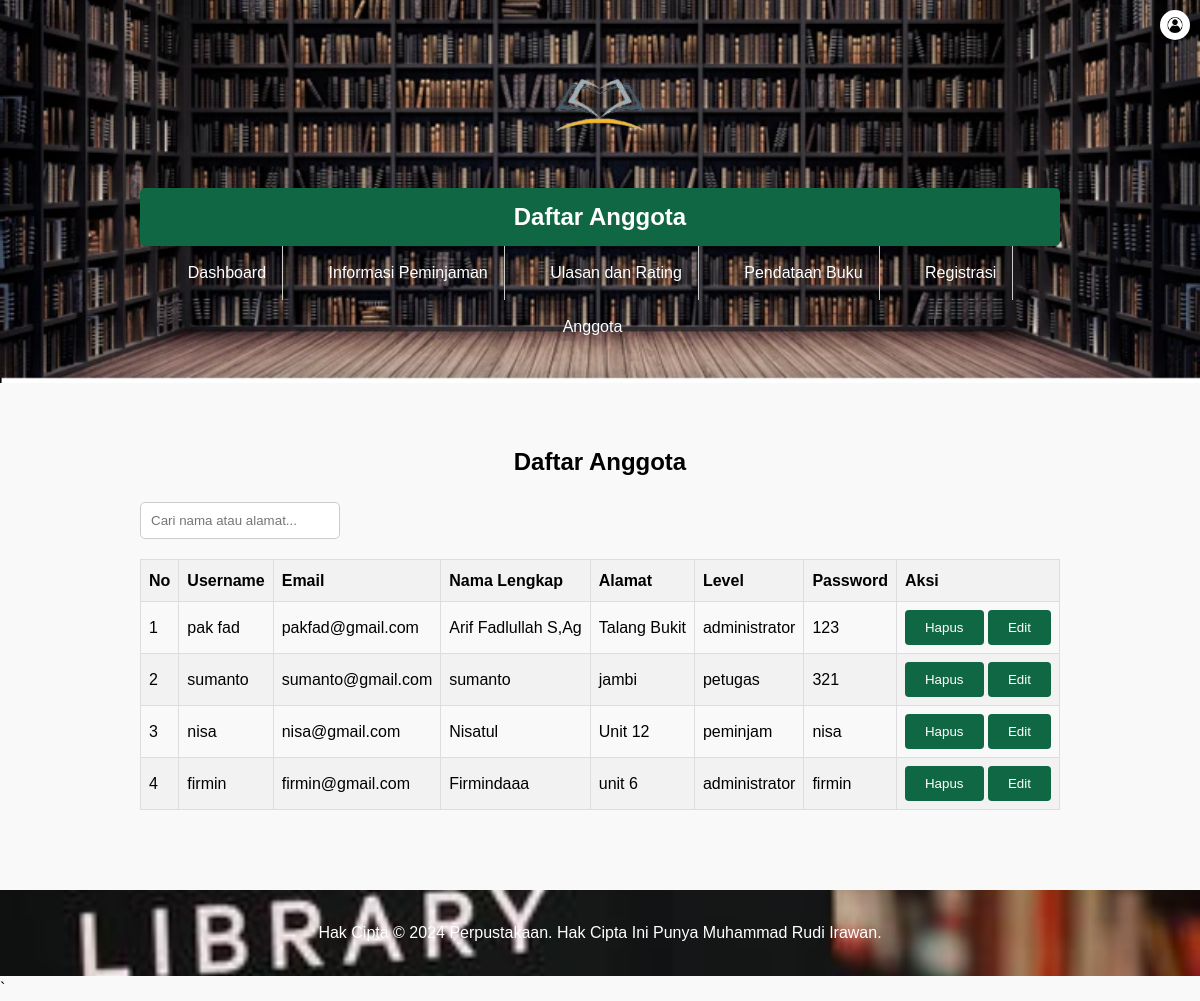
/anggota.php, run on the app's committed database.
### tables this page shows
CREATE TABLE `user` (
  `UserID` int(11) NOT NULL,
  `Username` varchar(255) NOT NULL,
  `Password` varchar(255) NOT NULL,
  `Email` varchar(255) NOT NULL,
  `NamaLengkap` varchar(255) NOT NULL,
  `Alamat` text NOT NULL,
  `level` enum('administrator','petugas','peminjam') NOT NULL
);

### anggota.php (the view, shortened to what this page needs)
<?php
include('koneksi.php');
$sql = "SELECT * FROM user";
$result = $conn->query($sql);
?>
<!DOCTYPE html>
<html lang="en">
<head>
    <link rel="stylesheet" href="style.css">
</head>
<body>
    <header class="header">
        <div class="container">
<img src="img/buku1.png" alt="image" class="book-img">
            <h1 class="logo">Daftar Anggota</h1>
            <nav class="navbar">
            <ul class="nav-menu">
                <li class="nav-item"><a href="index.php">Dashboard</a></li>
                <li class="nav-item"><a href="tampil_peminjaman.php">Informasi Peminjaman</a></li>
                <li class="nav-item"><a href="tampilulasan.php">Ulasan dan Rating</a></li>
                <li class="nav-item"><a href="pendataanbuku.php">Pendataan Buku</a></li>
                <li class="nav-item"><a href="registrasi.php">Registrasi</a></li>
                <li class="nav-item"><a href="Anggota.php">Anggota</a></li>
            </ul>
            <div class="profile" onclick="toggleDropdown()">
                    <img src="img/profile.png" alt="Profil" class="profile-img">
                </div>
            </nav>
        </div>
    </header>
    <section class="content">
        <div class="container">
            <h2>Daftar Anggota</h2>
            <input type="text" id="searchInput" oninput="searchTable()" placeholder="Cari nama atau alamat...">
            <table id="anggotaTable">
                <thead>
                    <tr>
                        <th>No</th>
                        <th>Username</th>
                        <th>Email</th>
                        <th>Nama Lengkap</th>
                        <th>Alamat</th>
                        <th>Level</th>
                        <th>Password</th>
                        <th>Aksi</th>
                    </tr>
                </thead>
                <tbody>
                    <?php
                    if ($result->num_rows > 0) {
                        $no = 1;
                        while ($row = $result->fetch_assoc()) {
                            echo "<tr>";
                            echo "<td>" . $no . "</td>";
                            echo "<td>" . $row['Username'] . "</td>";
                            echo "<td>" . $row['Email'] . "</td>";
                            echo "<td>" . $row['NamaLengkap'] . "</td>";
                            echo "<td>" . $row['Alamat'] . "</td>";
                            echo "<td>" . $row['level'] . "</td>";
                            echo "<td>" . $row['Password'] . "</td>";
                            echo "<td>
                                    <button onclick=\"confirmDelete(" . $row['UserID'] . ")\">Hapus</button>
                                    <button onclick=\"goToEdit(" . $row['UserID'] . ")\">Edit</button>
                                  </td>";
                            echo "</tr>";
                            $no++;
                        }
                    } else {
                        echo "<tr><td colspan='7'>Tidak ada data anggota</td></tr>";
                    }
                    ?>
                </tbody>
            </table>
        </div>
    </section>
    <footer class="footer">
        <div class="container">
            <p>Hak Cipta © 2024 Perpustakaan. Hak Cipta Ini Punya Muhammad Rudi Irawan.</p>
        </div>
    </footer>
</body>
</html>
`

### style.css (style rules this page uses)
* { margin: 0; padding: 0; box-sizing: border-box; }
body { font-family: Arial, sans-serif; line-height: 1.6; background-color: #f9f9f9; }
.container { width: 80%; margin: 0 auto; }
.header { background-color: #333; color: #fff; padding: 20px 0; }
.logo { margin: 0; font-size: 24px; }
.navbar { text-align: right; }
.nav-menu { list-style: none; }
.nav-item { display: inline; margin-right: 20px; }
.nav-item a { color: #6ae20e; text-decoration: none; }
.content { padding: 40px 0; }
.footer { background-color: #333; color: #fff; padding: 20px 0; text-align: center; }
.container h2 { text-align: center; margin-bottom: 20px; }
input[type="text"], input[type="number"] { width: calc(100% - 24px); padding: 10px; margin-bottom: 20px; border: 1px solid #ccc; border-radius: 5px; }
table { width: 100%; border-collapse: collapse; margin-bottom: 20px; }
table th, table td { padding: 8px; border: 1px solid #ddd; text-align: left; }
table th { background-color: #f2f2f2; }
table tr:nth-child(even) { background-color: #f2f2f2; }
.header { color: white; text-align: center; padding: 10px 0; background-image: url("img/2.jpg"); background-size: cover; background-position: center; }
.footer { color: white; text-align: center; padding: 10px 0; background-image: url("img/lib.jpg"); background-size: cover; background-position: center; }
.nav-menu { list-style-type: none; margin: 0; padding: 0; }
.nav-menu li { display: inline; }
.nav-menu li a { color: white; padding: 14px 16px; text-decoration: none; }
button { background-color: #106744; color: white; padding: 10px 20px; border: none; border-radius: 4px; cursor: pointer; }
.container { width: 80%; margin: 0 auto; padding: 20px; }
.logo { background-color: #106744; color: #fff; padding: 10px 20px; border-radius: 5px; box-shadow: 0 2px 4px rgba(0, 0, 0, 0.1); }
.nav-menu { list-style-type: none; margin: 0; padding: 0; text-align: center; }
.nav-item { display: inline-block; margin: 0 5px; }
.nav-item a { display: inline-block; padding: 10px 20px; text-decoration: none; border-radius: 5px; transition: background-color 0.3s; }
.nav-item:not(:last-child) { border-right: 1px solid #ccc; }
input[type="text"], input[type="date"], select, textarea { width: 200px; }

### anggota.php (style rules this page uses)
.nav-menu { list-style-type: none; margin: 0; padding: 0; text-align: center; }
.nav-item { display: inline-block; margin: 0 5px; }
.nav-item a { display: inline-block; padding: 10px 20px; text-decoration: none; border-radius: 5px; transition: background-color 0.3s; }
.nav-item:not(:last-child) { border-right: 1px solid #ccc; }
.profile-img { width: 30px; height: 30px; border-radius: 50%; }
.header { position: relative; }
.profile { position: absolute; top: 10px; right: 10px; cursor: pointer; }
.nav-menu { position: relative; }
.nav-menu .nav-item { display: inline-block; margin-right: 20px; }
.book-img { width: 150px; height: auto; margin-left: 0px; }

### data on the page
user: Username "pak fad", Email "pakfad@gmail.com", NamaLengkap "Arif Fadlullah S,Ag", Alamat "Talang Bukit", level "administrator", Password "123"
user: Username "sumanto", Email "sumanto@gmail.com", NamaLengkap "sumanto", Alamat "jambi", level "petugas", Password "321"
user: Username "nisa", Email "nisa@gmail.com", NamaLengkap "Nisatul", Alamat "Unit 12", level "peminjam", Password "nisa"
user: Username "firmin", Email "firmin@gmail.com", NamaLengkap "Firmindaaa", Alamat "unit 6", level "administrator", Password "firmin"
